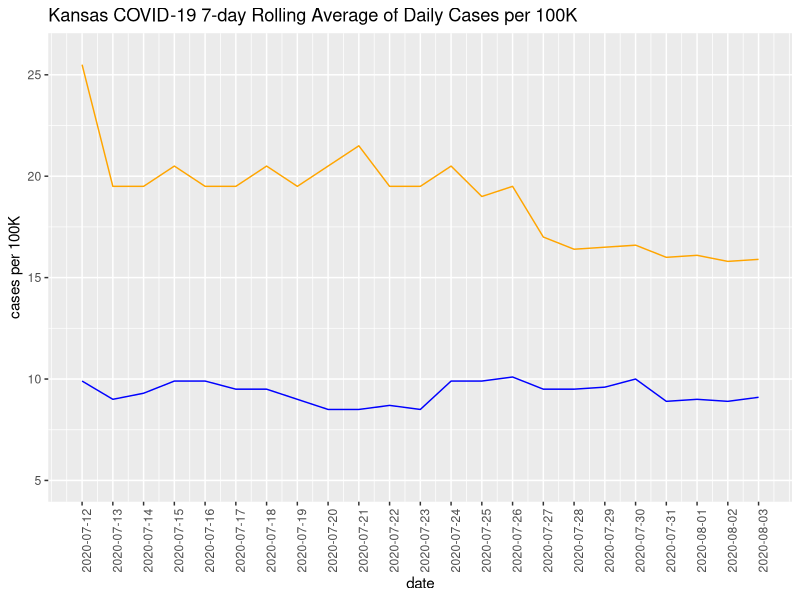

Recreate this plot in R.
## ---- chunk 1
library(tidyverse) 
library(lubridate)
library(ggplot2)
## ---- chunk 2
date = seq(mdy("7/12/2020"),mdy("8/3/2020"),by = 'days')
mask_count = c(25.5,19.5,19.5,20.5,19.5,19.5,20.5,19.5,20.5,21.5,19.5,19.5,20.5,19,19.5,17,16.4,16.5,16.6,16,16.1,15.8,15.9)
no_mask_count = c(9.9,9,9.3,9.9,9.9,9.5,9.5,9,8.5,8.5,8.7,8.5,9.9,9.9,10.1,9.5,9.5,9.6,10,8.9,9,8.9,9.1)
df <- data.frame(date,mask_count,no_mask_count)
view(df)
## ---- chunk 3
ggplot(df, aes(x = date, y = mask_count))+
  geom_line(aes(y = mask_count), colour = "orange") +
  geom_line(aes(y = no_mask_count), colour = "blue") +
  ggtitle("Kansas COVID-19 7-day Rolling Average of Daily Cases per 100K") +
  scale_x_date(name = "Date") +
  scale_y_continuous(name = "cases per 100K", limits = c(5, 26)) +
  theme(axis.text.x = element_text(size = rel(1),angle = 90)) +
  scale_x_continuous(breaks = date)


